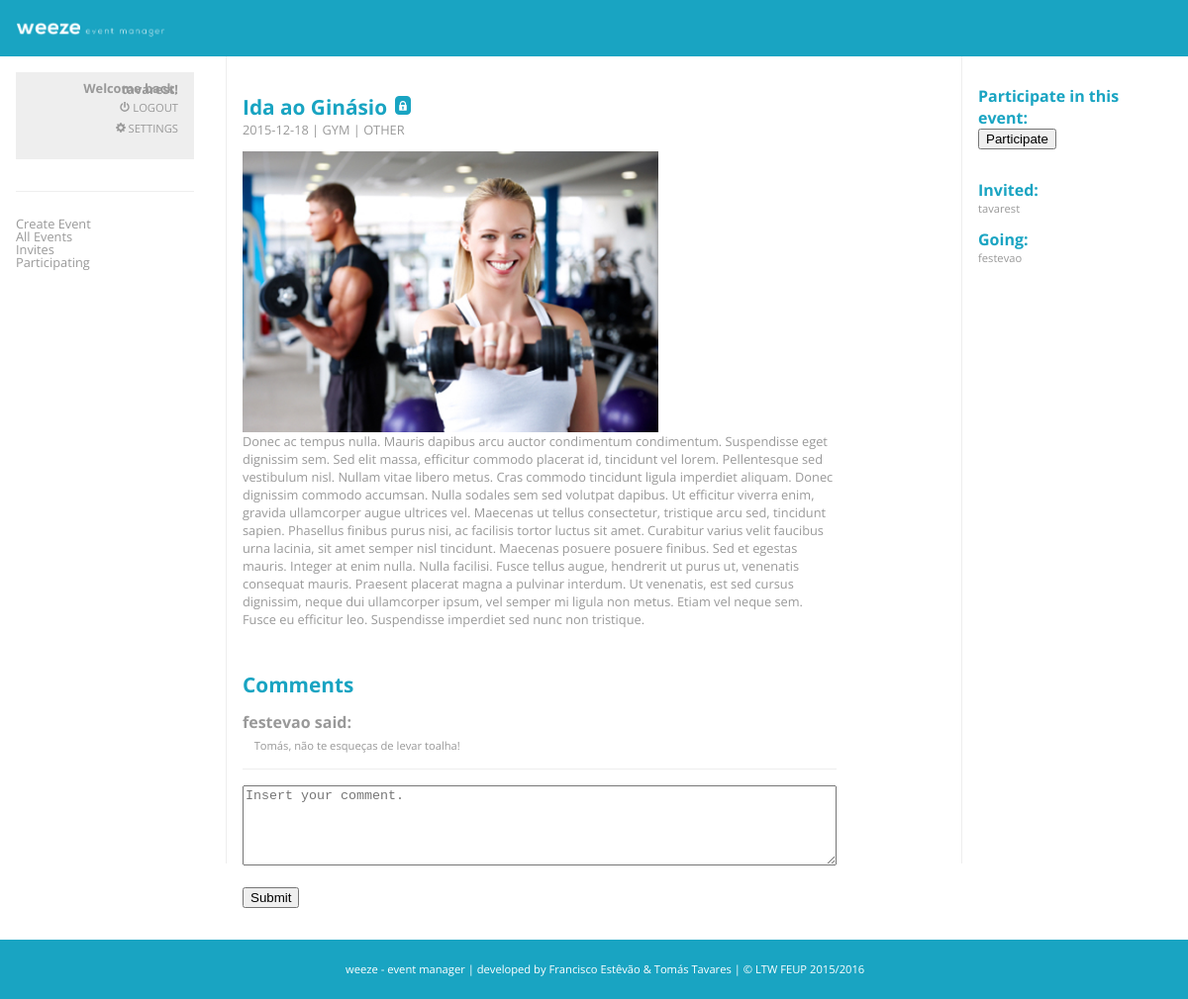
/events/event.php?id=10 (signed in), run on the app's committed database.
### tables this page shows
CREATE TABLE "convidado" (
	`id`	INTEGER NOT NULL,
	`convidado`	TEXT NOT NULL
);

CREATE TABLE `participante` (
	`id`	INTEGER NOT NULL,
	`participante`	TEXT NOT NULL
);

CREATE TABLE "evento" (
	`id`	INTEGER NOT NULL,
	`nome`	VARCHAR NOT NULL,
	`data`	DATE NOT NULL,
	`local`	VARCHAR,
	`descricao`	MEDIUMTEXT NOT NULL,
	`tipo`	VARCHAR NOT NULL,
	`imagem`	LONGBLOB NOT NULL,
	`criador`	varchar,
	`privado`	BOOLEAN,
	PRIMARY KEY(id)
);

CREATE TABLE comentario (
id INTEGER PRIMARY KEY NOT NULL,
id_evento INTEGER NOT NULL,
texto VARCHAR NOT NULL,
username VARCHAR NOT NULL
);

### events/event.php (the view, shortened to what this page needs)
<?php
	global $db;
	$id=$_GET['id'];
	$stmt = $db->prepare("SELECT * FROM evento WHERE id=:id");
	$stmt->bindParam(':id', $id);
	$stmt->execute();
	$result = $stmt->fetchAll();
	foreach ($result as $row){
		$privacidade = $row['privado'];
		$criador = $row['criador'];
	}
	$stmt = $db->prepare("SELECT * FROM convidado WHERE id = :id");
	$stmt->bindParam(':id', $id);
	$stmt->execute();
	$result = $stmt->fetchAll();
	foreach ($result as $row){
		if($_SESSION['username'] === $row['convidado']){
			$invite=1;
			break;
		}
		else{
			$invite=0;
		}
	}
	$stmt = $db->prepare("SELECT * FROM evento WHERE id = :id");
	$stmt->bindParam(':id', $id);
	$stmt->execute();
	$result = $stmt->fetchAll();
	foreach ($result as $row){
		$nome = $row['nome'];
		$desc = $row['descricao'];
		$imagem = $row['imagem'];
		$data = $row['data'];
		$tipo = $row['tipo'];
        $local = $row['local'];
        $privado = $row['privado'];
	}
?>
<html>
	<head>
		<link rel="stylesheet" type="text/css"  href="../css/styleMain.css">
	</head>
	<body>
		<div id="header">
           <img src="../img/logoTopWhite.png" height="25px">
        </div>
        <div id="nav">
            <div class="user">
                <div class="info">
					<h1>Welcome back, <?php echo $_SESSION['username'];?>!</h1>
					<a href="../action/logout.php" class="link"><p><img src="../img/logout.svg" height="10px">  Logout</p></a>
					<a href="../action/settings.php" class="link"><p><img src="../img/config.svg" height="10px">  Settings</p></a>
                </div>
            </div>
            <div class="separator">
            </div>
            <div class="list">
                <a href="create_event.php"><p>Create Event</p><a/>
                <a href="../main/main.php"><p>All Events</p><a/>
                <a href="invited.php"><p>Invites</p></a>
                <a href="participating.php"><p>Participating</p></a>
            </div>
        </div>
        <div id="navRight">
            <?php
				$stmt = $db->prepare("SELECT * FROM participante WHERE id = :id");
				$stmt->bindParam(':id', $_GET['id']);
				$stmt->execute();
				$resultado = $stmt->fetchAll();
				if(count($resultado)){
					foreach ($resultado as $linha){
						if($_SESSION['username'] === $linha['participante']){
							$registado=1;
							break;
						}
						else{
							$registado=0;
						}
					}
				}
				else{
					$registado=0;
				}
				if($registado===0 and ($row['privado'] === "false" or ($row['privado'] === "true" and ($_SESSION['username']===$row['criador'] or $invite===1)))){
			?>
			<h2>Participate in this event:</h2>
			<form action="participate.php" method="post">
				<input type="submit" name="participate" value="Participate" class="button">
			</form>
			<?php } ?>
            <?php
            $stmt = $db->prepare("SELECT * FROM convidado WHERE id = :id LIMIT 5");
            $stmt->bindParam(':id', $_GET['id']);
			$stmt->execute();
			$resultado = $stmt->fetchAll();
            if(count($resultado)){?>
            <h2>Invited:</h2>
            <?php
					foreach ($resultado as $linha){?>
						<h3><?php echo $linha['convidado']; ?></h3>
						<?php }} ?>
            <?php
            $stmt = $db->prepare("SELECT * FROM participante WHERE id = :id LIMIT 5");
            $stmt->bindParam(':id', $_GET['id']);
			$stmt->execute();
			$resultado = $stmt->fetchAll();
            if(count($resultado)){?>
            <h2>Going:</h2>
            <?php
					foreach ($resultado as $linha){?>
						<h3><?php echo $linha['participante']; ?></h3>
						<?php }} ?>
        </div>
        <div id="sectionEvent">
			<h1><?php echo $nome; ?></h1><?php if($privado == 'true'){?><img src="../img/private.svg" height="10px" id="private"><?php } ?>
			<h3><?php echo $data." | ".$local." | ".$tipo; ?></h3>
            <img src="<?php echo $imagem; ?>" onclick="window.open(this.src)" id="imagem-evento">
			<br>
			<h4><?php echo $desc; ?></h4>
            <br>
            <div class="comments">
                <h1>Comments</h1>
                <?php
                $stmt = $db->prepare("SELECT * FROM comentario WHERE id_evento = :id_evento");
                $stmt->bindParam(':id_evento', $id);
                $stmt->execute();
                $resultado = $stmt->fetchAll();
                if(count($resultado)){
                foreach ($resultado as $linha){?>
                <div class="oneComment">
                <h2><?php echo $linha['username'].' said:'; ?></h2>
                <p> <?php echo "&nbsp&nbsp&nbsp&nbsp".$linha['texto']; ?></p>
                </div>
                <?php }} ?>
                <div class="separator">
                </div>
                <form action="comment.php" method="post">
                    <textarea type="textarea" name="comentario" class="input" id="comentario" autocomplete="off" required="true" placeholder="Insert your comment." rows="5" cols="50"></textarea><br><br>
					<input type="submit" name="submit" value="Submit" class="button">
			     </form>
            </div>
        </div>
        <div id="footer">
        <p>weeze - event manager | developed by Francisco Estêvão & Tomás Tavares | © LTW FEUP 2015/2016</p>
        </div>
	</body>
</html>

### css/styleMain.css (style rules this page uses)
body, html { width: 100%; height:100%; margin:0; padding:0; font-family: 'Open Sans', sans-serif; text-decoration: none; text-rendering: optimizeLegibility !important; -webkit-font-smoothing: antialiased !important; color: #19a4c2; }
#header { background-color: #19a4c2; color:white; padding:1em; padding-left: 1em; }
a { text-decoration: none; background-color: transparent; }
#nav { text-decoration: none; width:15%; float:left; padding-left: 1em; padding-top: 1em; border-right: 1px solid; border-color: #eeeeee; padding-right: 2em; position: relative; height:100%; }
#footer { margin-bottom: 0; background-color:#19a4c2; color:white; clear:both; text-align:center; padding: 0.7em; width: 100%; }
#footer p { color: white; font-size: 0.7em; }
#nav .user { background: #eeeeee; padding: 1em; }
#nav p { text-decoration:none; }
#nav .user .info h1 { font-size: 0.8em; line-height: 0.1em; text-align: right; color: #999999; margin:0; padding: 0; }
#nav a p { text-decoration: none; }
#nav .user .info .link { text-transform: uppercase; font-size: 0.7em; text-align: right; line-height: 0em; text-decoration:none; color: #999999; margin:0; padding: 0; }
#nav .separator { height: 1px; margin: 2em 0em 2em 0em; background-color: #eeeeee; }
#nav .list a p { color: #999999; line-height: 0; font-size: 0.8em; text-decoration: none; }
#sectionEvent { float:left; padding:1em; width: 50%; margin: 0; }
#sectionEvent #imagem-evento { max-width: 70%; max-height: 70%; }
#sectionEvent h3 { color: #999999; padding: 0; margin: 0 0 1em 0; font-size: 0.8em; font-weight: normal; text-transform: uppercase; }
#sectionEvent h1 { color: #19a4c2; font-size: 1.3em; margin: 1em 0 0 0; display: inline-block; }
#sectionEvent h4 { color: #999999; padding: 0; margin: 0; font-size: 0.8em; font-weight: normal; }
#sectionEvent #private { border-radius: 4px; border: 1px solid #19a4c2; background-color: #19a4c2; padding: 0.2em; display: inline-block; margin-left: 0.5em; }
#sectionEvent .comments .separator { width: 100%; height: 1px; background-color: #eeeeee; margin: 1em 0 1em 0; }
#sectionEvent .comments { font-family: 'Open Sans', sans-serif; width: 100%; }
#sectionEvent .comments h1 { font-family: 'Open Sans', sans-serif; color: #19a4c2; font-size: 1.3em; margin: 1em 0 0 0; display: inline-block; }
#sectionEvent .comments .input { width: 100%; }
#sectionEvent .comments .oneComment { width: 100%; }
#sectionEvent .comments .oneComment h2 { font-family: 'Open Sans', sans-serif; font-size: 1em; color: #999999; margin-bottom: 0.3em; }
#sectionEvent .comments .oneComment p { font-family: 'Open Sans', sans-serif; font-size: 0.7em; color: #999999; margin: 0em; }
#navRight { text-decoration: none; height:100%; width:15%; float:right; padding-left: 1em; padding-top: 1em; border-left: 1px solid; border-color: #eeeeee; padding-right: 2em; position: relative; }
#navRight h2 { font-size: 1em; color: #19a4c2; margin-bottom: 0; }
#navRight h3 { font-size: 0.7em; color: #999999; font-weight: normal; margin: 0; }
#navRight form { display: inline-block; }

### data on the page
convidado: convidado "tavarest"
participante: participante "festevao"
evento: nome "Ida ao Ginásio", data "2015-12-18", local "GYM", tipo "OTHER", imagem (picture), descricao "Donec ac tempus nulla. Mauris dapibus arcu auctor condimentum condimentum. Suspendisse eget dignissim sem. Sed elit massa, efficitur commodo placerat id, tincidunt vel lorem. Pellentesque sed vestibulum nisl. Nullam vitae libero metus. Cras commodo tincidunt ligula imperdiet aliquam. Donec dignissim commodo accumsan. Nulla sodales sem sed volutpat dapibus. Ut efficitur viverra enim, gravida ullamcorper augue ultrices vel. Maecenas ut tellus consectetur, tristique arcu sed, tincidunt sapien. Phasellus finibus purus nisi, ac facilisis tortor luctus sit amet. Curabitur varius velit faucibus urna lacinia, sit amet semper nisl tincidunt. Maecenas posuere posuere finibus. Sed et egestas mauris.…"
comentario: username "festevao", texto "Tomás, não te esqueças de levar toalha!"

### other printed values
$_SESSION['username'] "tavarest"
